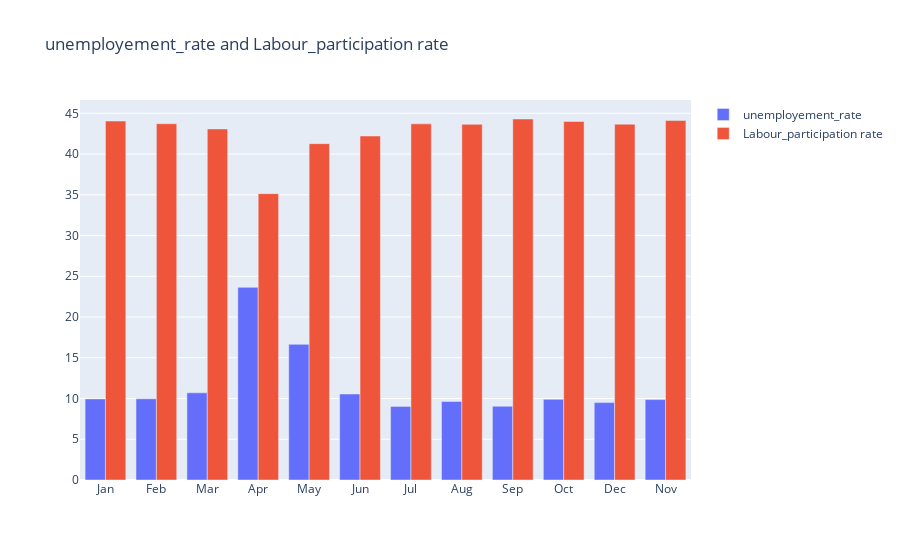

The notebook cell this image was saved under:
### Code cell
unemp_EEE=unemp.groupby(['month'])[['Estimated Unemployment Rate','Estimated Employed','Estimated Labour Participation Rate']].mean()
unemp_EEE=pd.DataFrame(unemp_EEE).reset_index()
month=unemp_EEE.month
unemployement_rate=unemp_EEE["Estimated Unemployment Rate"]
Labour_participation=unemp_EEE['Estimated Labour Participation Rate']

fig=go.Figure()

fig.add_trace(go.Bar(x = month, y = unemployement_rate,name ='unemployement_rate'))
fig.add_trace(go.Bar(x = month, y = Labour_participation, name='Labour_participation rate'))
fig.update_layout(title='unemployement_rate and Labour_participation rate',
                  xaxis={'categoryorder':'array','categoryarray':['Jan','Feb','Mar','Apr','May','Jun','Jul','Aug','Sep','Oct']})
fig.show()

### Figure 1 — Plotly figure (JSON) as saved in the notebook; plotly's stock layout.template omitted (floating-point values rounded to 4 significant figures)
{"data": [{"name": "unemployement_rate", "type": "bar", "x": ["Apr", "Aug", "Dec", "Feb", "Jan", "Jul", "Jun", "Mar", "May", "Nov", "Oct", "Sep"], "y": [23.64, 9.638, 9.497, 9.965, 9.951, 9.034, 10.55, 10.7, 16.65, 9.868, 9.901, 9.052]}, {"name": "Labour_participation rate", "type": "bar", "x": ["Apr", "Aug", "Dec", "Feb", "Jan", "Jul", "Jun", "Mar", "May", "Nov", "Oct", "Sep"], "y": [35.14, 43.65, 43.67, 43.72, 44.05, 43.71, 42.21, 43.08, 41.28, 44.11, 44.0, 44.3]}], "layout": {"title": {"text": "unemployement_rate and Labour_participation rate"}, "xaxis": {"categoryarray": ["Jan", "Feb", "Mar", "Apr", "May", "Jun", "Jul", "Aug", "Sep", "Oct"], "categoryorder": "array"}}}
